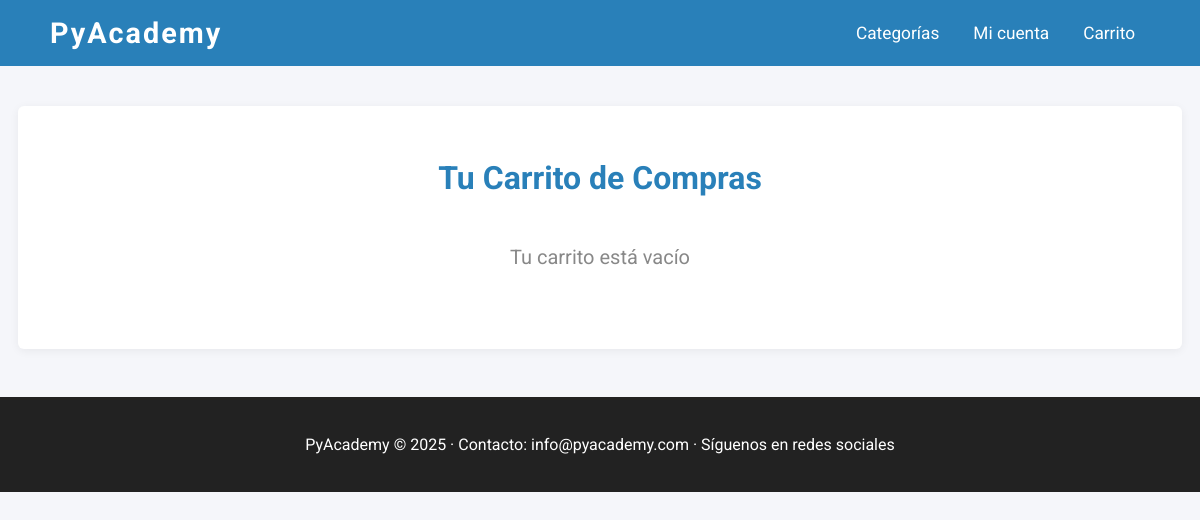
The page /Carrito/ (signed in) on the database as committed earlier.
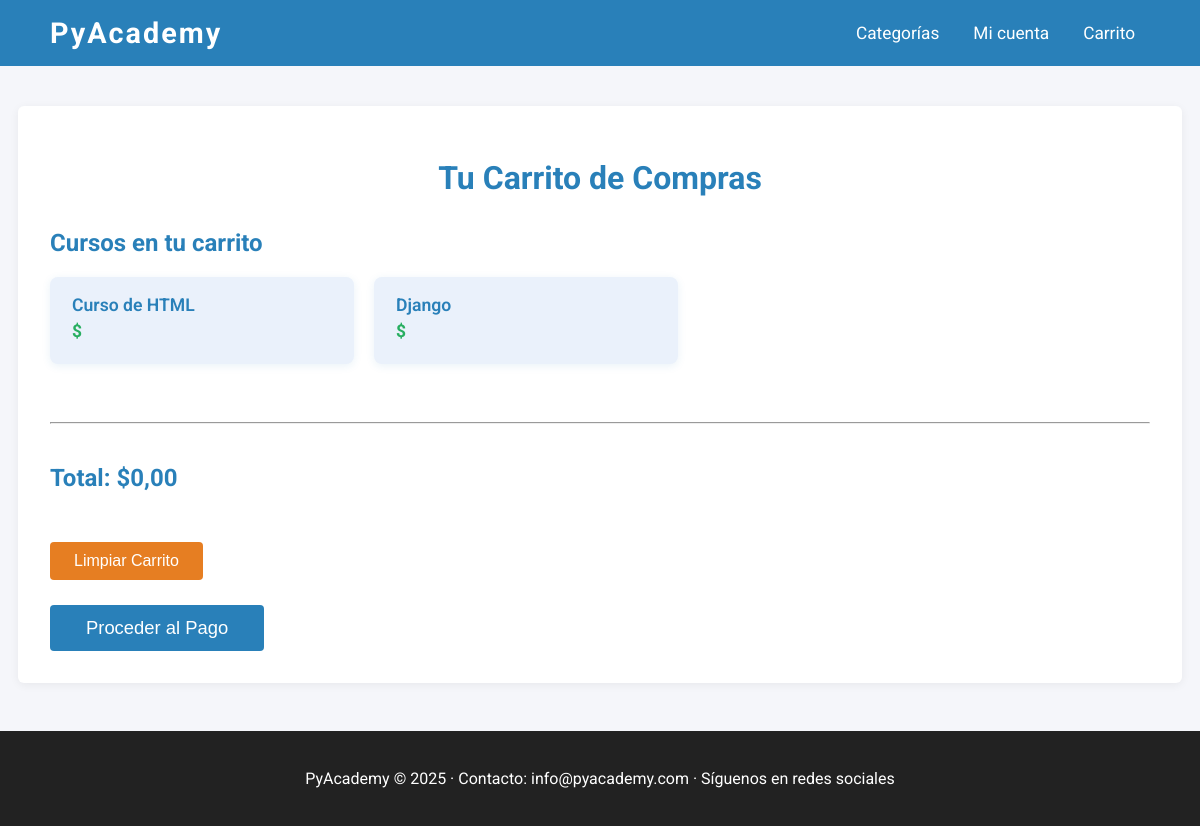
The same page on the database as committed later.
### app/models.py (models this page shows, shortened)
class Cart(models.Model):
    user = models.ForeignKey(User, on_delete=models.CASCADE, related_name='cart_items')
    course = models.ForeignKey(Course, on_delete=models.CASCADE)
    added_at = models.DateTimeField(auto_now_add=True)
    class Meta:
        unique_together = ('user', 'course')

class Course(models.Model):
    id = models.UUIDField(primary_key=True, default=uuid.uuid4, editable=False)
    title = models.CharField(max_length=250)
    date = models.DateField()
    duration = models.IntegerField()
    certification_price = models.DecimalField(max_digits=8, decimal_places=2)
    slug = models.SlugField(unique=True)
    img = models.ImageField(upload_to='portadas/', null=True, blank=True)
    category = models.ForeignKey(Category, on_delete=models.CASCADE, related_name='cursos')
    LEVELS = (
        ('Basic', 'Basic'),
        ('Intermediate', 'Intermediate'),
        ('Experienced', 'Experienced'),
    )
    level = models.CharField(max_length=15, choices=LEVELS)

### app/views.py (the view)
# urls.py: path('Carrito/', CartPageView.as_view(), name='cart'),
@method_decorator(login_required, name='dispatch')
class CartPageView(View):
    template_name = 'pages/cart.html'
    def get(self, request):
        cart_items = []
        total_price = 0
        if request.user.is_authenticated:
            from .models import Cart
            cart_items = Cart.objects.filter(user=request.user).select_related('course')
            total_price = sum(item.course.certification_price for item in cart_items)
        context = {
            'title': 'Carrito de compras',
            'cart_items': cart_items,
            'total_price': total_price,
        }
        return render(request, self.template_name, context)

### app/templates/pages/cart.html (shortened to what this page needs)
{% load i18n %}
<!DOCTYPE html>
<html lang="es">
<head>
</head>
<body>
    <header>
        <nav>
            <a href="{% url 'home' %}" class="logo" style="text-decoration:none; color:inherit;">PyAcademy</a>
            <div class="nav-links">
                <a href="{% url 'categories' %}">{% trans "Categorías" %}</a>
                <a href="{% url 'profile' %}">{% trans "Mi cuenta" %}</a>
                <a href="{% url 'cart' %}">{% trans "Carrito" %}</a>
            </div>
        </nav>
    </header>
    <div class="cart-section">
        <h1 class="cart-title">{% trans "Tu Carrito de Compras" %}</h1>
        {% if cart_items %}
            <h2>{% trans "Cursos en tu carrito" %}</h2>
            <div class="cart-cards">
                {% for item in cart_items %}
                    <div class="cart-card">
                        <div class="cart-card-title">{{ item.course.title }}</div>
                        <div class="cart-card-price">${{ item.course.price }}</div>
                    </div>
                {% endfor %}
            </div>
            <hr>
            <h2>{% blocktrans %}Total: ${{ total_price }}{% endblocktrans %}</h2>
            <form method="post" action="{% url 'clear_cart' %}">
                <button type="submit" class="clear-btn">{% trans "Limpiar Carrito" %}</button>
            </form>
            <form method="post" action="{% url 'checkout' %}">
                <button type="submit" class="pay-btn">{% trans "Proceder al Pago" %}</button>
            </form>
        {% else %}
            <div class="empty-cart">
                {% trans "Tu carrito está vacío" %}
            </div>
        {% endif %}
    </div>
    <footer class="footer">
        <p>{% trans "PyAcademy © 2025 · Contacto: info@pyacademy.com · Síguenos en redes sociales" %}</p>
    </footer>
</body>
</html>

Rows that differ between the two databases and show on the page:
added Cart: course "Curso de HTML"
added Cart: course "Django"
Other text that changed with them:
text no longer shown: "Tu carrito está vacío"
text now shown: "Cursos en tu carrito Total: $0,00 Limpiar Carrito Proceder al Pago"
